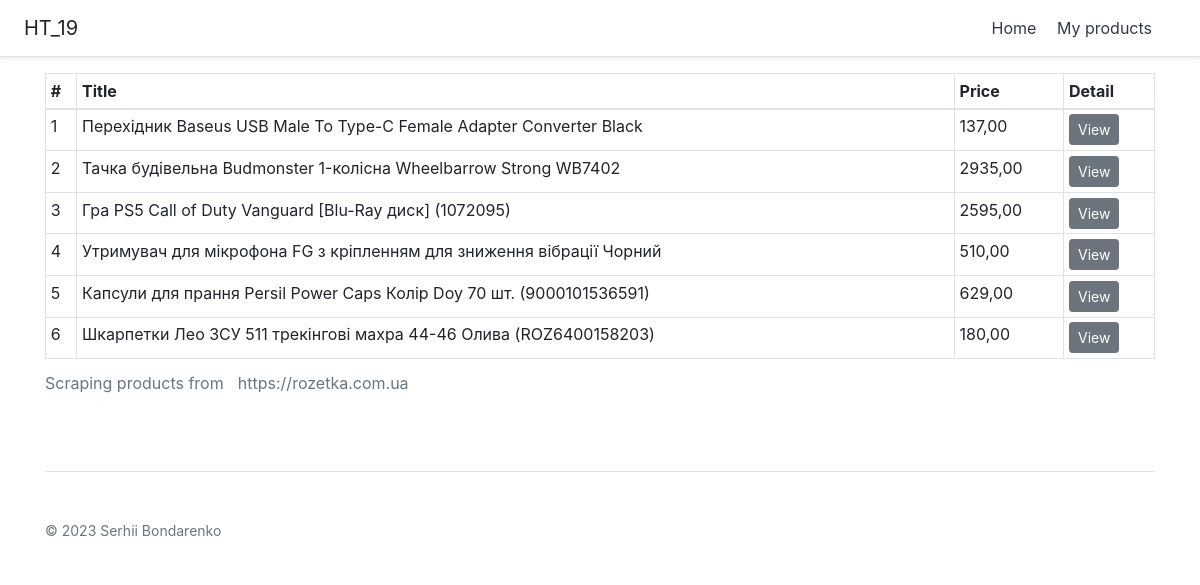
The app's page /my-products/, older data.
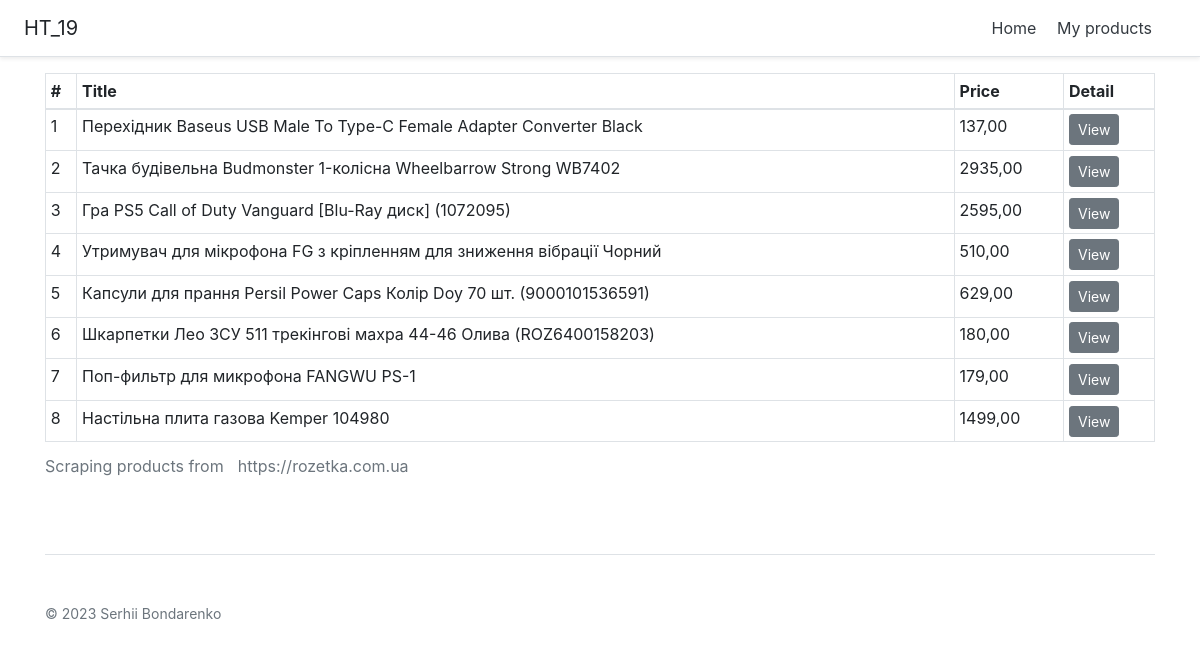
The same page, newer data.
### rozetka/models.py (models this page shows, shortened)
class Product(models.Model):
    product_id = models.BigIntegerField("ID")
    title = models.CharField(max_length=255)
    old_price = models.DecimalField(max_digits=20, decimal_places=2,
                                    blank=True, default=0.00, null=True)
    price = models.DecimalField(max_digits=20, decimal_places=2, default=0.00)
    href = models.URLField("URL")
    brand = models.CharField(max_length=255, blank=True, default="Unknown",
                             null=True)
    category = models.CharField(max_length=255, null=True, blank=True)
    description = models.TextField(blank=True, default="", null=True)
    class Meta:
        ordering = ["title"]
        verbose_name = "Product"
        verbose_name_plural = "Products"

### rozetka/views.py (the view)
# urls.py: path("my-products/", views.my_products, name="my-products"),
def my_products(request):
    products = Product.objects.all().order_by("id")
    context = {
        "title": "My Products",
        "products": products,
    }
    return render(request, "rozetka/products.html", context=context)

### templates/rozetka/products.html (shortened to what this page needs)
{% extends 'rozetka/base.html' %}
{% load static %}
{% block content %}
  <div class="table-responsive">
    <table class="table table-bordered table-sm">
      <caption>Scraping products from <span class="btn-outline-secondary badge-pill">
                https://rozetka.com.ua</span></caption>
      <thead>
      <tr>
        <th>#</th>
        <th>Title</th>
        <th>Price</th>
        <th>Detail</th>
      </tr>
      </thead>
      <tbody>
      {% for product in products %}
        <tr>
          <td>{{ forloop.counter }}</td>
          <td>{{ product.title|slice:"100" }}</td>
          <td>{{ product.price }}</td>
          <td><a href="{% url 'product-detail' product.id %}" class="btn btn-secondary
                    btn-sm">View</a></td>
        </tr>
      {% endfor %}
      </tbody>
    </table>
  </div>
{% endblock %}

### templates/rozetka/base.html (shortened to what this page needs)
<!doctype html>
{% load static %}
<html lang="en">
<head>
  <link rel="stylesheet" href="{% static 'rozetka/css/bootstrap.css' %}">
</head>
<body>
<div
    class="d-flex flex-column flex-md-row align-items-center p-3 px-md-4 mb-3 bg-white border-bottom shadow-sm">
  <h5 class="my-0 mr-md-auto font-weight-normal">HT_19</h5>
  <nav class="my-2 my-md-0 mr-md-3">
    <a class="p-2 text-dark" href="{% url 'index' %}">Home</a>
    <a class="p-2 text-dark" href="{% url 'my-products' %}">My products</a>
  </nav>
</div>
<div class="container">
  <div class="mb-3 text-left">
    {% block content %}{% endblock %}
  </div>
  <footer class="pt-4 my-md-5 pt-md-5 border-top">
    <div class="row">
      <div class="col-12 col-md">
        <small class="d-block mb-3 text-muted">© 2023 Serhii Bondarenko</small>
      </div>
    </div>
  </footer>
</div>
</body>
</html>

Row changes from the older to the newer data that the page shows:
added Product: title "Поп-фильтр для микрофона FANGWU PS-1", price "179,00"
added Product: title "Настільна плита газова Kemper 104980", price "1499,00"
